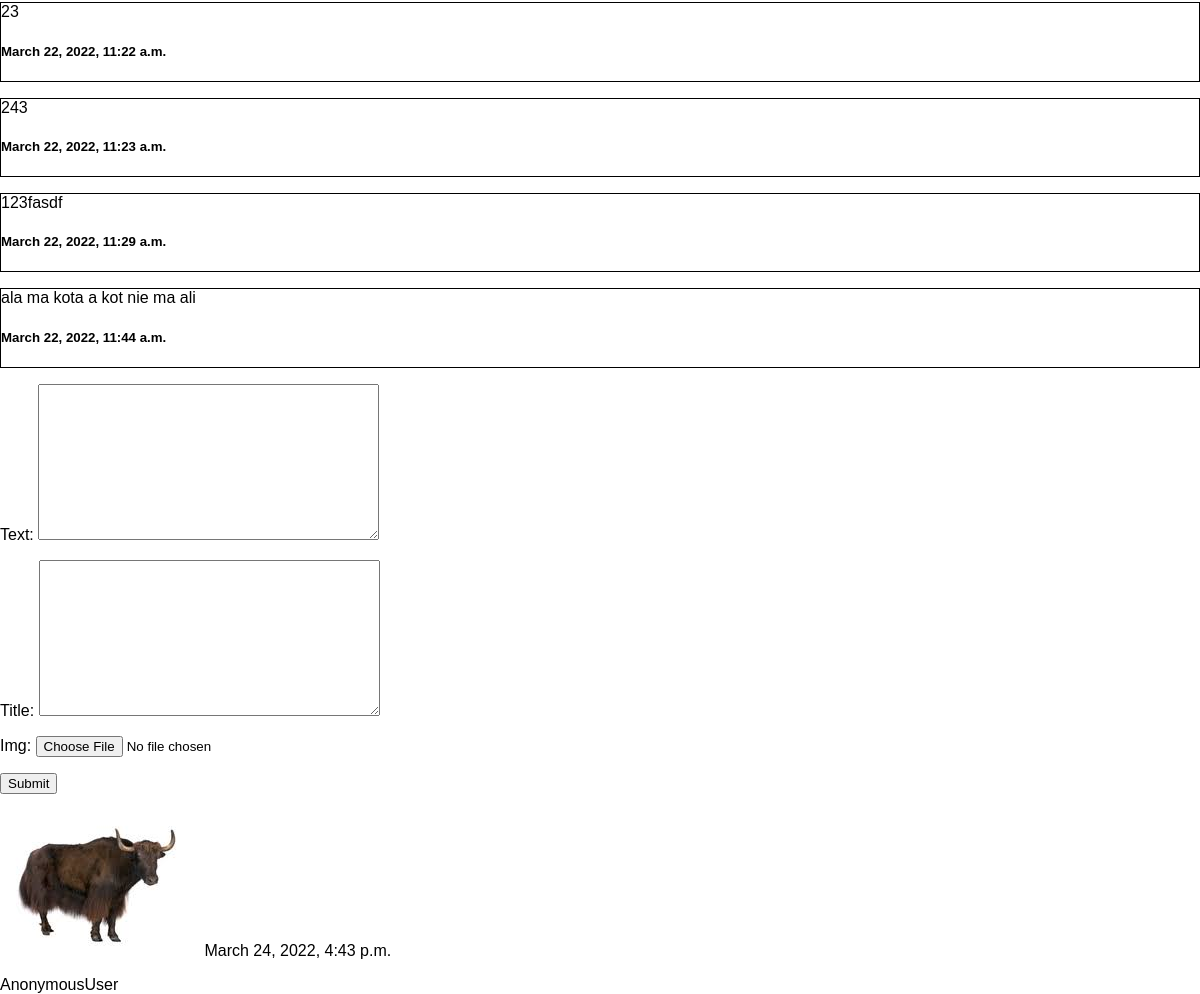
/blog_app/blog/2/ (lower part), run on an earlier commit of the app's database.
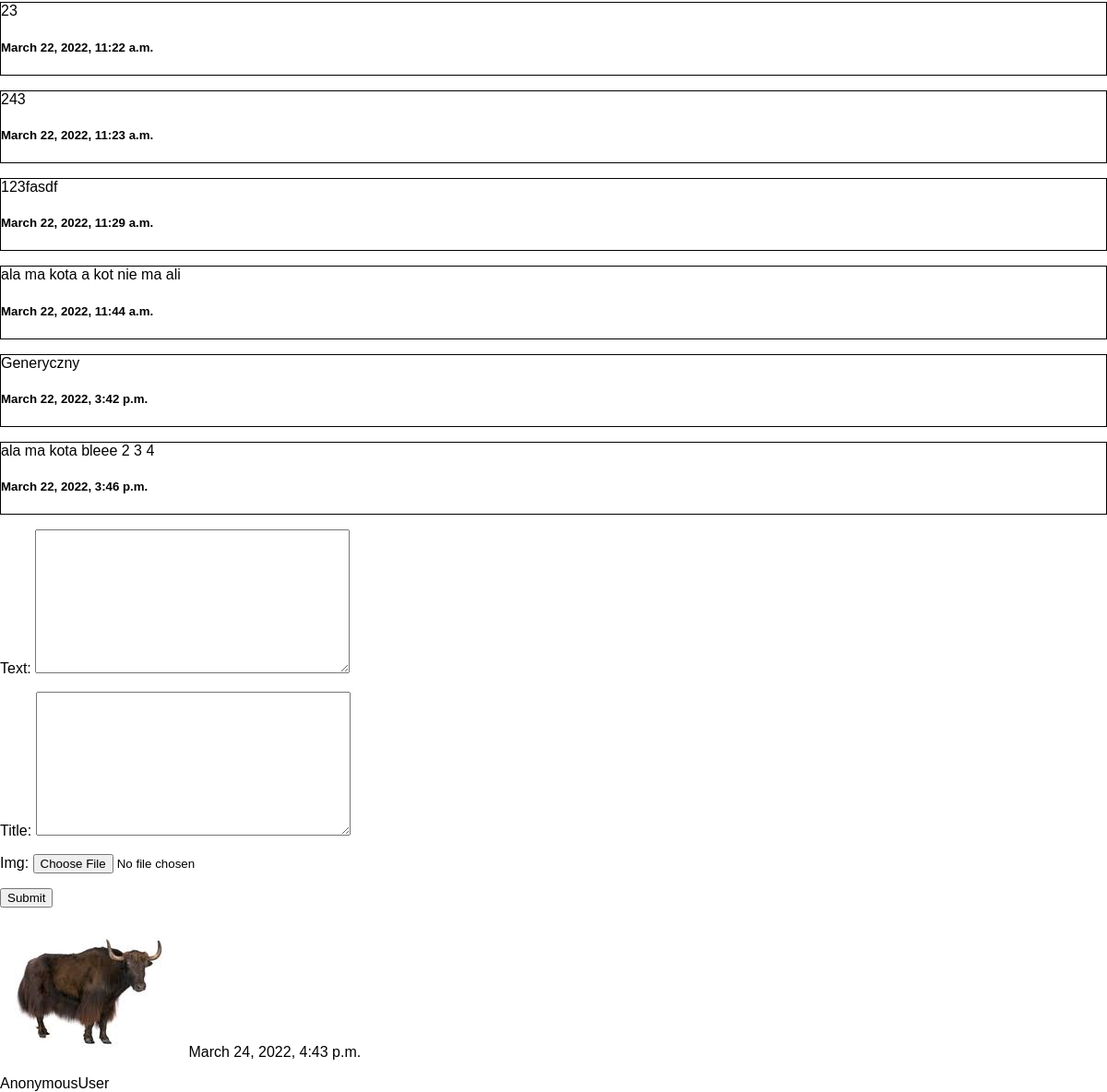
And on a later commit of the database.
### blog_app/models.py (models this page shows, shortened)
class Post(models.Model):
    text = models.TextField()
    title = models.TextField(default="")
    creation_date = models.DateTimeField(auto_now_add=True)
    blog = models.ForeignKey(Blog, on_delete=models.CASCADE)
    img = models.ImageField(null=True)

### blog_app/views.py (the view, shortened to what this page needs)
# urls.py: path('blog/<int:id>/', views.ShowDetailBlog.as_view(), name='show_detail_blog'),
class ShowDetailBlog(View):
    def get(self, request, id):
        form = AddPostModelForm()
        blog = Blog.objects.get(pk=id)
        return render(request, "blog_detail.html", {'blog': blog, 'form': form})

### blog_app/forms.py
class AddPostModelForm(forms.ModelForm):
    class Meta:
        model = Post
        exclude = ['blog', 'creation_date']

### blog_app/context_processor.py (called while the page is built)
def get_date(request):
    return {'date':datetime.now()}

### blog_app/models.py (called while the page is built)
    def __str__(self):
        return self.name

### templates/blog_detail.html (shortened to what this page needs)
{% extends 'base.html' %}
{% block sikorka %}
    <div>
    {% for post in blog.post_set.all %}
    <p>
    <div style="border: solid; border-width: 1px;">
        {{ post.text }}
        <h5>{{ post.creation_date }}</h5>
    </div>
    </p>
    {% endfor %}
    </div>
     <form method="post" enctype="multipart/form-data">
        {{ form.as_p }}
        <input type="submit">
    </form>
{% endblock %}

What changed in the data, as far as the page shows it:
added Post: text "Generyczny", creation_date "March 22, 2022, 3:42 p.m."
added Post: text "ala ma kota bleee 2 3 4", creation_date "March 22, 2022, 3:46 p.m."
